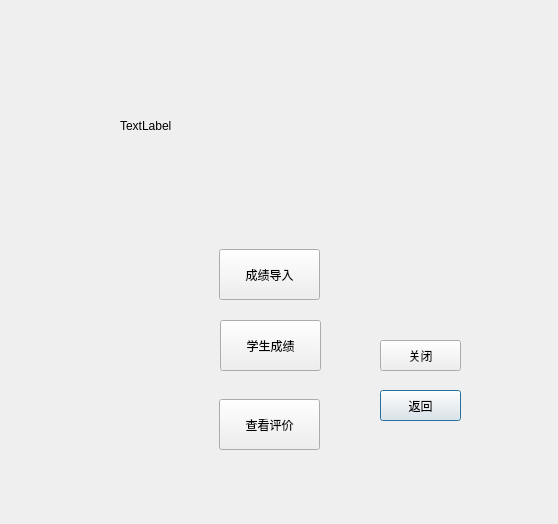
<?xml version="1.0" encoding="UTF-8"?>
<ui version="4.0">
 <class>teacher</class>
 <widget class="QDialog" name="teacher">
  <property name="geometry">
   <rect>
    <x>0</x>
    <y>0</y>
    <width>558</width>
    <height>524</height>
   </rect>
  </property>
  <property name="windowTitle">
   <string>学生选课和课程管理系统</string>
  </property>
  <widget class="QPushButton" name="btn_return">
   <property name="geometry">
    <rect>
     <x>380</x>
     <y>390</y>
     <width>81</width>
     <height>31</height>
    </rect>
   </property>
   <property name="text">
    <string>返回</string>
   </property>
  </widget>
  <widget class="QLabel" name="lb_info">
   <property name="geometry">
    <rect>
     <x>120</x>
     <y>50</y>
     <width>320</width>
     <height>151</height>
    </rect>
   </property>
   <property name="text">
    <string>TextLabel</string>
   </property>
   <property name="wordWrap">
    <bool>true</bool>
   </property>
  </widget>
  <widget class="QPushButton" name="btn_tea_evaluation">
   <property name="geometry">
    <rect>
     <x>219</x>
     <y>399</y>
     <width>101</width>
     <height>51</height>
    </rect>
   </property>
   <property name="text">
    <string>查看评价</string>
   </property>
  </widget>
  <widget class="QPushButton" name="btn_tea_scoreInport">
   <property name="geometry">
    <rect>
     <x>219</x>
     <y>249</y>
     <width>101</width>
     <height>51</height>
    </rect>
   </property>
   <property name="sizePolicy">
    <sizepolicy hsizetype="Minimum" vsizetype="Fixed">
     <horstretch>0</horstretch>
     <verstretch>0</verstretch>
    </sizepolicy>
   </property>
   <property name="text">
    <string>成绩导入</string>
   </property>
  </widget>
  <widget class="QPushButton" name="btn_close">
   <property name="geometry">
    <rect>
     <x>380</x>
     <y>340</y>
     <width>81</width>
     <height>31</height>
    </rect>
   </property>
   <property name="text">
    <string>关闭</string>
   </property>
  </widget>
  <widget class="QPushButton" name="btn_tea_querystu">
   <property name="geometry">
    <rect>
     <x>220</x>
     <y>320</y>
     <width>101</width>
     <height>51</height>
    </rect>
   </property>
   <property name="text">
    <string>学生成绩</string>
   </property>
  </widget>
 </widget>
 <resources/>
 <connections/>
</ui>
